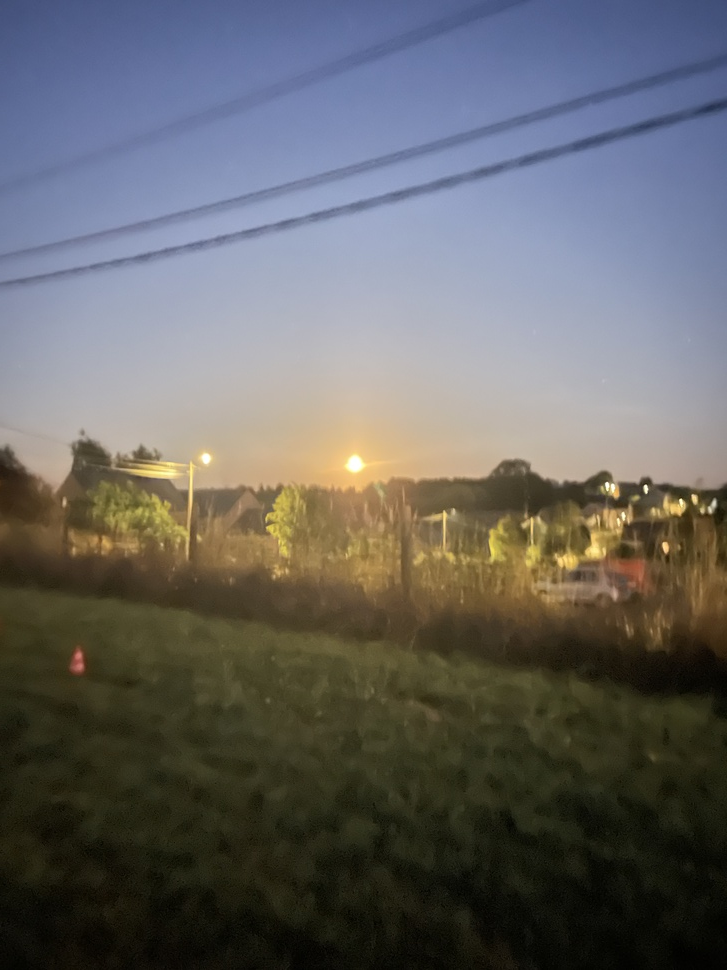
#> input picture IMG_2173.JPG, 727 x 970 px, shrunk from 3024 x 4032 before the run
$ python ameliration_image.py IMG_2173.JPG   (older library calls are emulated)
#> lines starting #> are read from the running program, lines starting #| are printed output that depends on the picture
import matplotlib.pyplot as plt
import numpy as np
import cv2
from typing import Tuple, Optional


def ameliorer_image(
    img_path: str, afficher_img: bool = False, retourner_uint8: bool = False
) -> np.ndarray:
    """
    Pré-traite une image pour la détection YOLO (MINIMAL - préserve les features).

    Args:
        img_path: Chemin vers l'image
        afficher_img: Afficher les étapes de traitement
        retourner_uint8: Si True, retourne uint8 [0-255], sinon float32 [0-1]

    Returns:
        Image améliorée (RGB)
    """
    img = cv2.imread(img_path)
    if img is None:
        raise ValueError(f"Impossible de lire l'image: {img_path}")

    img_rgb = cv2.cvtColor(img, cv2.COLOR_BGR2RGB)
    img_original = img_rgb.copy()

    # Étape 1: Correction légère de la balance des blancs
    img_lab = cv2.cvtColor(img_rgb, cv2.COLOR_RGB2LAB)
    l, a, b = cv2.split(img_lab)

    # Réduire modérément la dominante bleue
    a_mean = np.mean(a)
    b_mean = np.mean(b)

    a_corrected = cv2.add(a, int(128 - a_mean) // 4)  # Correction modérée
    b_corrected = cv2.subtract(b, int(b_mean - 128) // 4)  # Correction modérée

    img_wb = cv2.merge([l, a_corrected, b_corrected])
    img_wb_rgb = cv2.cvtColor(img_wb, cv2.COLOR_LAB2RGB)

    # Étape 2: Correction gamma très légère (seulement si trop clair)
    gray = cv2.cvtColor(img_wb_rgb, cv2.COLOR_RGB2GRAY)
    moyenne_luminosite = np.mean(gray)

    if moyenne_luminosite > 160:  # Image très surexposée
        gamma = 1.3
        inv_gamma = 1.0 / gamma
        table = np.array([((i / 255.0) ** inv_gamma) * 255 for i in range(256)]).astype(
            "uint8"
        )
        img_gamma = cv2.LUT(img_wb_rgb, table)
    else:
        img_gamma = img_wb_rgb

    # Étape 3: CLAHE très léger (juste pour les zones sombres)
    img_lab2 = cv2.cvtColor(img_gamma, cv2.COLOR_RGB2LAB)
    l_channel, a_channel, b_channel = cv2.split(img_lab2)

    clahe = cv2.createCLAHE(clipLimit=1.5, tileGridSize=(8, 8))
    l_clahe = clahe.apply(l_channel)

    img_clahe = cv2.merge([l_clahe, a_channel, b_channel])
    img_final = cv2.cvtColor(img_clahe, cv2.COLOR_LAB2RGB)

    # Clip des valeurs
    img_final = np.clip(img_final, 0, 255).astype(np.uint8)

    if afficher_img:
        _afficher_pipeline(
            img_original, img_wb_rgb, img_gamma, img_final, moyenne_luminosite
        )

    if retourner_uint8:
        return img_final
    return img_final.astype(np.float32) / 255.0


def _afficher_pipeline(
    img_original, img_wb_rgb, img_gamma, img_final, moyenne_luminosite
):
    """Affiche le pipeline de traitement"""
    fig, axes = plt.subplots(2, 3, figsize=(15, 8))

    axes[0, 0].imshow(img_original)
    axes[0, 0].set_title("1. Image originale")
    axes[0, 0].axis("off")

    axes[0, 1].imshow(img_wb_rgb)
    axes[0, 1].set_title("2. Balance des blancs")
    axes[0, 1].axis("off")

    axes[0, 2].imshow(img_gamma)
    axes[0, 2].set_title(f"3. Correction gamma\n(Lum: {moyenne_luminosite:.1f})")
    axes[0, 2].axis("off")

    axes[1, 0].imshow(img_final)
    axes[1, 0].set_title("4. CLAHE léger + Final")
    axes[1, 0].axis("off")

    # Histogramme
    axes[1, 1].hist(
        cv2.cvtColor(img_original, cv2.COLOR_RGB2GRAY).ravel(),
        bins=256,
        color="blue",
        alpha=0.5,
        label="Original",
    )
    axes[1, 1].hist(
        cv2.cvtColor(img_final, cv2.COLOR_RGB2GRAY).ravel(),
        bins=256,
        color="red",
        alpha=0.5,
        label="Traité",
    )
    axes[1, 1].set_title("Histogramme")
    axes[1, 1].legend()

    # Différence
    diff = cv2.absdiff(img_original, img_final)
    axes[1, 2].imshow(diff)
    axes[1, 2].set_title("Différence")
    axes[1, 2].axis("off")

    plt.tight_layout()
    plt.show()


def detecter_flou(img_path: str) -> Tuple[float, str]:
    """Détecte le niveau de flou d'une image"""
#> called with img_path = 'IMG_2173.JPG'
    img = cv2.imread(img_path, cv2.IMREAD_GRAYSCALE)
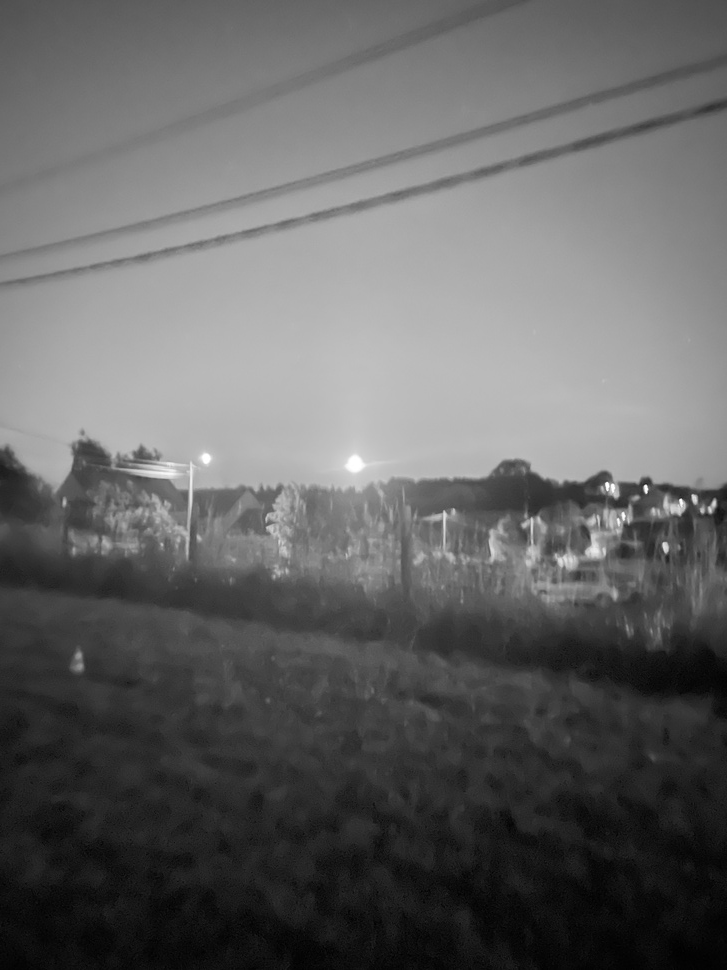
#> img: shape (970, 727); min 0, max 255, mean 100.7
    if img is None:
        raise ValueError(f"Impossible de lire l'image: {img_path}")

    variance = cv2.Laplacian(img, cv2.CV_64F).var()
#> variance = 65.47

    if variance > 500:
        statut = "nette"
    elif variance > 200:
        statut = "légèrement floue"
    elif variance > 100:
        statut = "floue"
    else:
        statut = "très floue"

    return variance, statut


if __name__ == "__main__":
    import sys

    if len(sys.argv) > 1:
        img_path = sys.argv[1]

        variance, statut = detecter_flou(img_path)
#> variance = 65.47; statut = 'très floue'
        print(f"Analyse de flou: {statut} (variance: {variance:.2f})")
#| Analyse de flou: très floue (variance: 65.47)

        img_amelioree = ameliorer_image(
            img_path, afficher_img=True, retourner_uint8=True
        )
#> in ameliorer_image, img is the input picture: shape (970, 727, 3); mean B, G, R 100.2, 100.6, 101.4
#> in ameliorer_image, `img_lab = cv2.cvtColor(img_rgb, cv2.COLOR_RGB2LAB)`: img_lab: shape (970, 727, 3); mean of channels 0, 1, 2 106.4, 129.4, 129
#> in ameliorer_image, `l, a, b = cv2.split(img_lab)`:
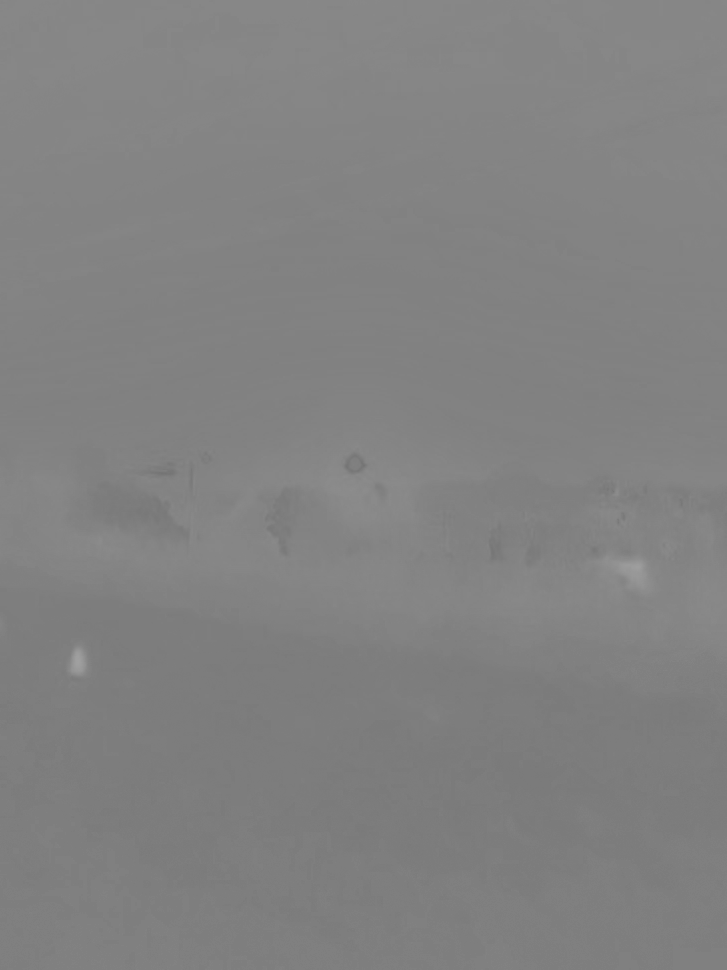
#> a: shape (970, 727); min 116, max 160, mean 129.4
#> in ameliorer_image, `l, a, b = cv2.split(img_lab)`:
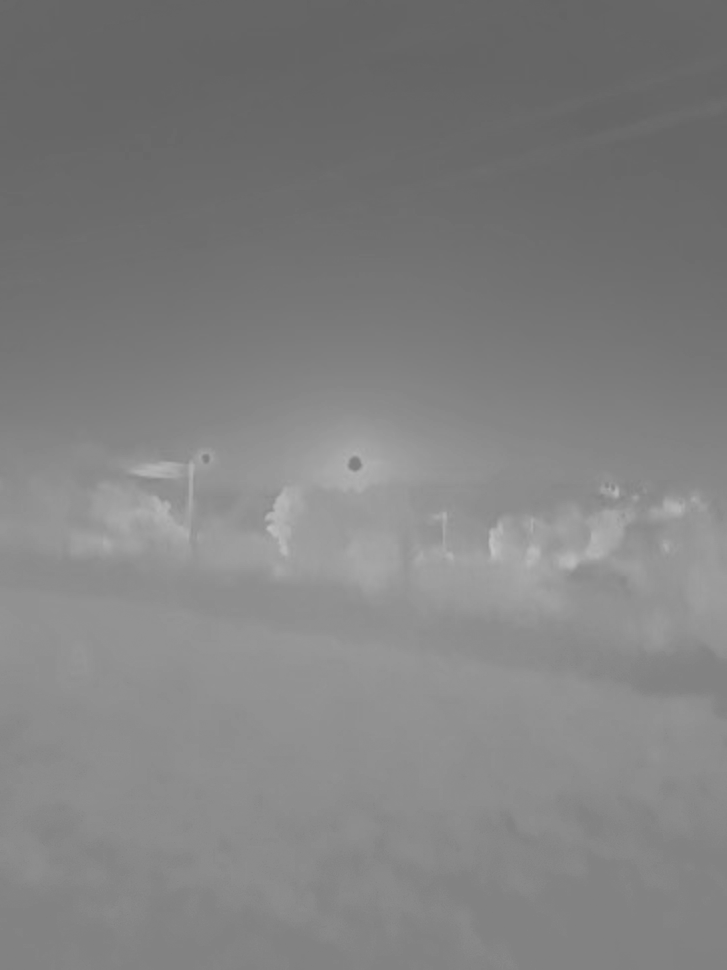
#> b: shape (970, 727); min 100, max 193, mean 129
#> in ameliorer_image, `a_mean = np.mean(a)`: a_mean = 129.4
#> in ameliorer_image, `b_mean = np.mean(b)`: b_mean = 129
#> in ameliorer_image, `img_wb = cv2.merge([l, a_corrected, b_corrected])`: img_wb: shape (970, 727, 3); mean of channels 0, 1, 2 106.4, 128.4, 129
#> in ameliorer_image, `moyenne_luminosite = np.mean(gray)`: moyenne_luminosite = 100.6
#> in ameliorer_image, `img_lab2 = cv2.cvtColor(img_gamma, cv2.COLOR_RGB2LAB)`: img_lab2: shape (970, 727, 3); mean of channels 0, 1, 2 106.4, 128.3, 129
#> in ameliorer_image, `l_clahe = clahe.apply(l_channel)`:
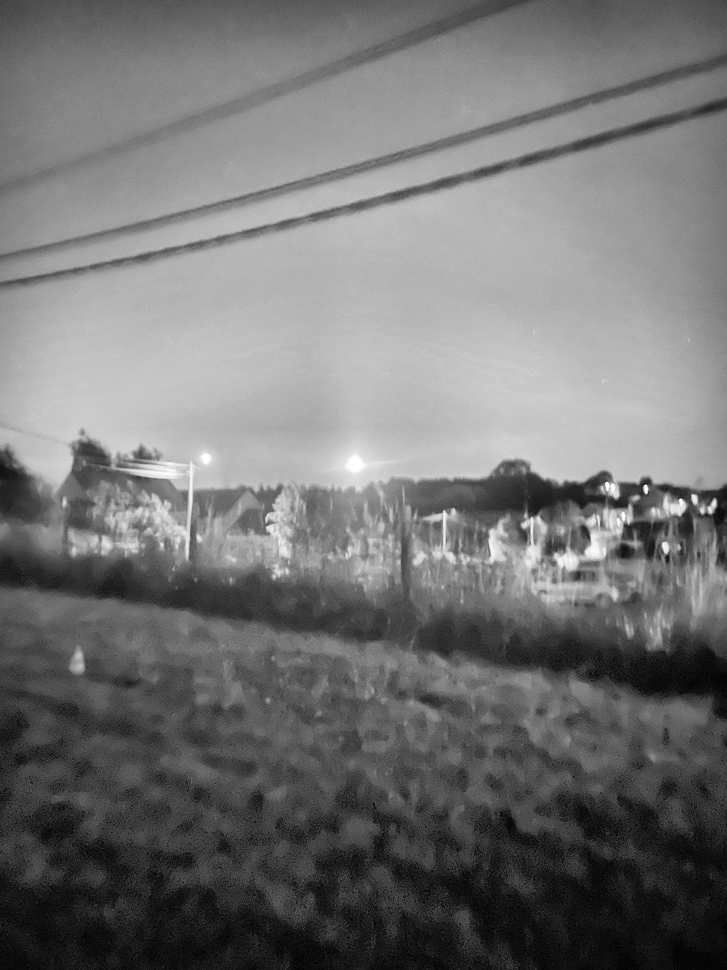
#> l_clahe: shape (970, 727); min 1, max 255, mean 115.3
#> in ameliorer_image, `img_clahe = cv2.merge([l_clahe, a_channel, b_channel])`: img_clahe: shape (970, 727, 3); mean of channels 0, 1, 2 115.3, 128.3, 129
#> in ameliorer_image, `img_final = cv2.cvtColor(img_clahe, cv2.COLOR_LAB2RGB)`:
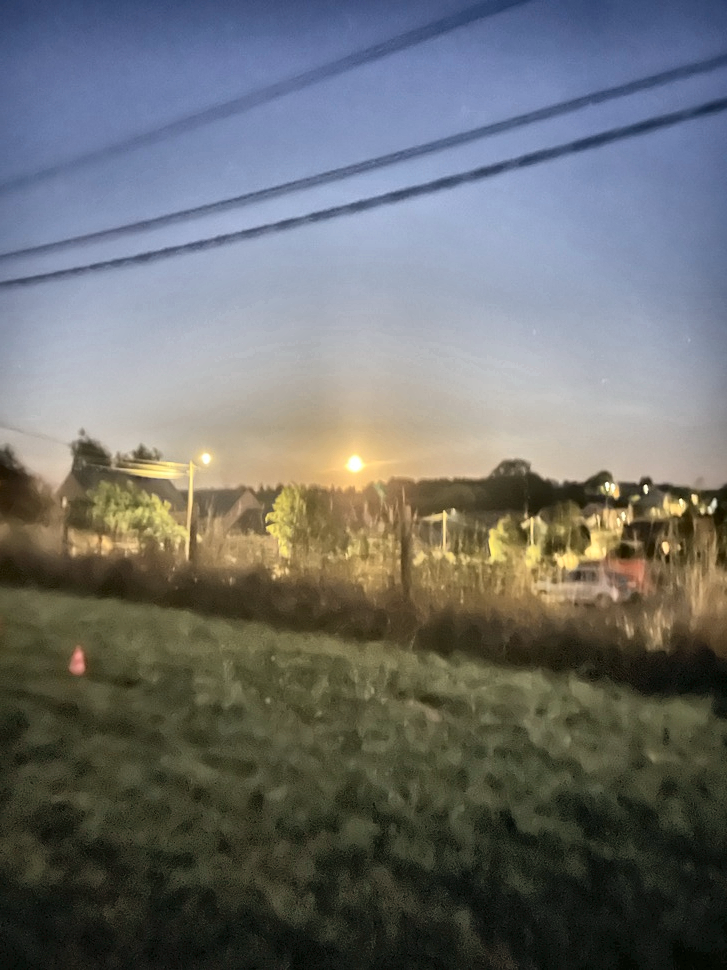
#> img_final: shape (970, 727, 3); mean R, G, B 107.9, 109.5, 108.4
#> in _afficher_pipeline, `diff = cv2.absdiff(img_original, img_final)`:
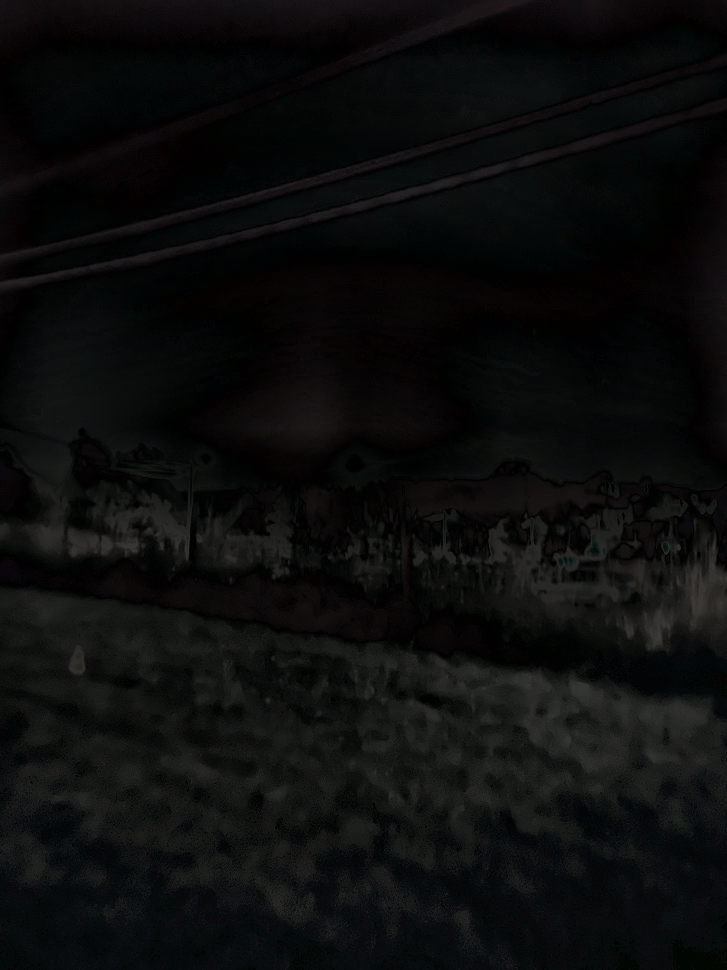
#> diff: shape (970, 727, 3); mean R, G, B 11.6, 12.5, 12.2
#> in _afficher_pipeline, `plt.show()`:
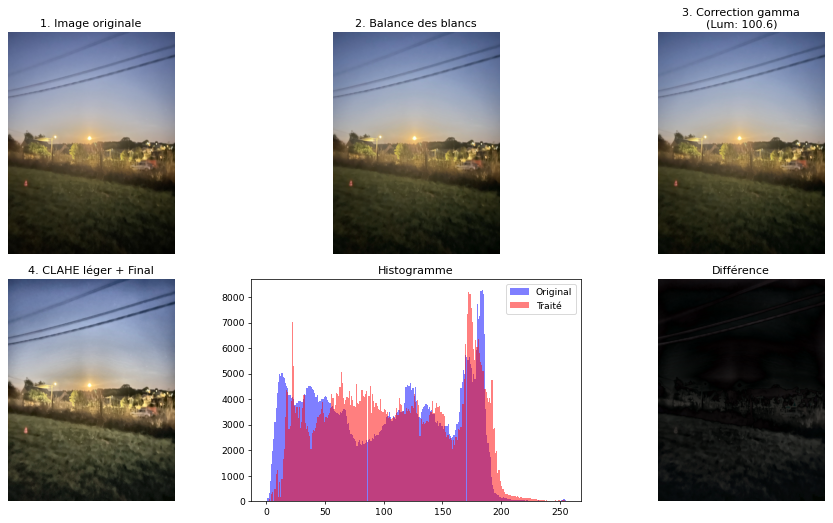
#> figure drawn by matplotlib, 6 panels; panel 5: tallest bar 8280 high, from x = 183.3 to 184.3; panel 5: tallest bar 8197 high, from x = 172 to 173

        output_path = img_path.replace(".", "_amelioree.")
        cv2.imwrite(output_path, cv2.cvtColor(img_amelioree, cv2.COLOR_RGB2BGR))
        print(f"Image sauvegardée: {output_path}")
    else:
        print("Usage: python ameliration_image.py <chemin_image>")
